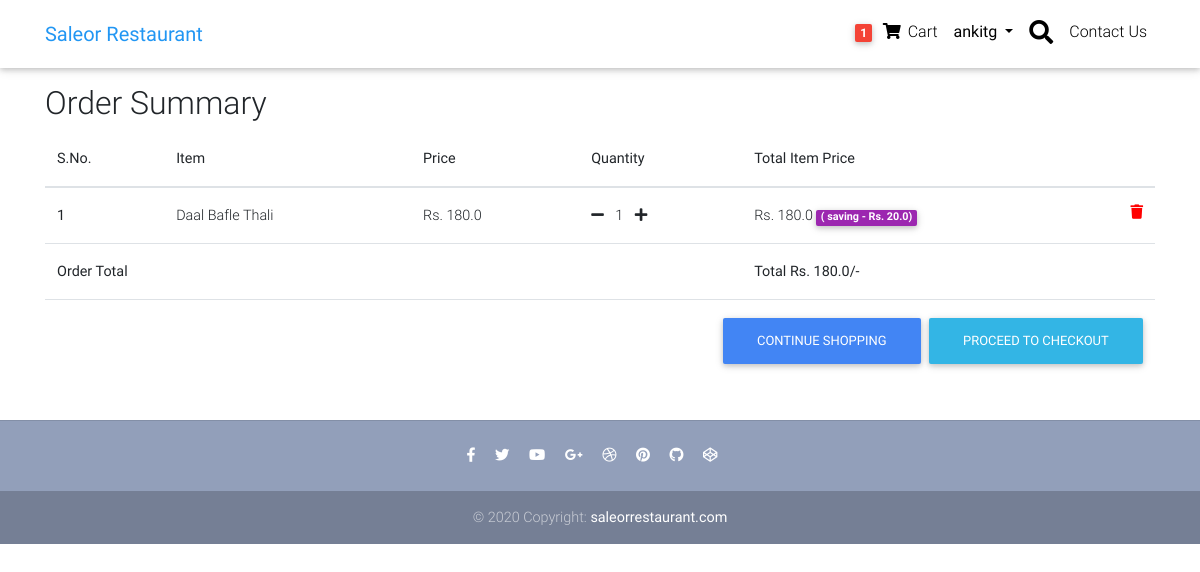
The app's page /order-summary/ (signed in), older data.
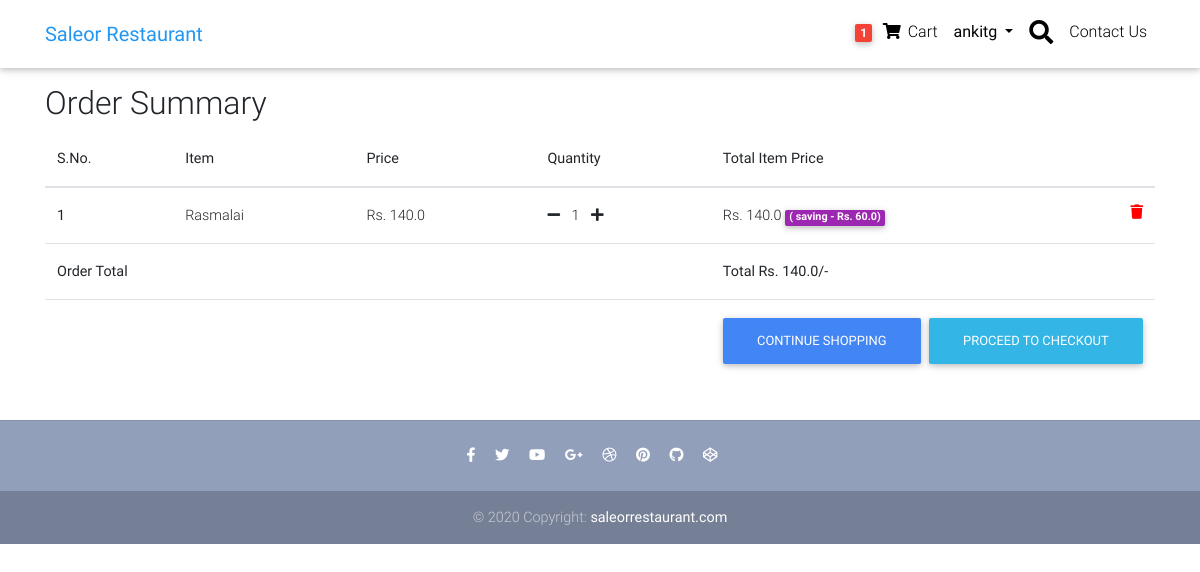
The same page, newer data.
### restaurant/models.py (models this page shows, shortened)
class OrderItem(models.Model):
    user = models.ForeignKey(settings.AUTH_USER_MODEL, on_delete=models.CASCADE)
    item = models.ForeignKey(Item, on_delete=models.CASCADE)
    cartitem = models.IntegerField(default=1)
    ordered = models.BooleanField(default=False)
    def get_total_item_price(self):
        return self.cartitem * self.item.price
    def get_total_item_discount_price(self):
        return self.cartitem * self.item.discount_price
    def save_on_bill(self):
        return self.get_total_item_price() - self.get_total_item_discount_price()
    def get_final_price(self):
        if self.item.discount_price:
            return self.get_total_item_discount_price()
        return self.get_total_item_price()

class Item(models.Model):
    title = models.CharField(max_length=100)
    price = models.FloatField()
    discount_price = models.FloatField(blank=True, null=True)
    veg_or_nonveg = models.CharField(choices=dish_type, max_length=20)
    quantity = models.CharField(choices=quantity, max_length=20)
    image_url = models.URLField()
    slug = models.SlugField()

class Order(models.Model):
    user = models.ForeignKey(settings.AUTH_USER_MODEL, on_delete=models.CASCADE)
    ref_code = models.CharField(max_length=20, blank=True, null=True)
    items = models.ManyToManyField(OrderItem)
    order_date = models.DateTimeField()
    ordered = models.BooleanField(default=False)
    billing_address = models.ForeignKey('BillingAddress', on_delete=models.SET_NULL, blank=True, null=True)
    payment = models.ForeignKey('Payment', on_delete=models.SET_NULL, blank=True, null=True)
    paytm_payment_id = models.CharField(max_length=100, null=True, blank=True)
    coupon = models.ForeignKey('Coupon', on_delete=models.SET_NULL, blank=True, null=True)
    status = models.CharField(max_length=50, choices=order_status, default='not_accepted')
    refund_requested = models.BooleanField(default=False)
    refund_granted = models.BooleanField(default=False)
    refund_completed = models.BooleanField(default=False)
    def get_total(self):
        total = 0
        for order_item in self.items.all():
            total += order_item.get_final_price()
        if self.coupon:
            total -= self.coupon.amount
        return total

### restaurant/views.py (the view)
# urls.py: path('order-summary/', views.OrderSummaryView.as_view(), name="order-summary"),
class OrderSummaryView(LoginRequiredMixin, View):
    def get(self, *args, **kwargs):
        try:
            order = Order.objects.get(user=self.request.user, ordered=False)
            return render(self.request, 'restaurant/order-summary.html', {'object': order})
        except ObjectDoesNotExist:
            messages.warning(self.request, "Your cart is empty")
            return redirect('/')
        return render(self.request, 'restaurant/order-summary.html')

### restaurant/templatetags/cart_template_tags.py (called while the page is built)
@register.filter
def cart_item_count(user):
    if user.is_authenticated:
        queryset = Order.objects.filter(user=user, ordered=False)
        if queryset.exists():
            return queryset[0].items.count()
    return 0

### templates/restaurant/order-summary.html (shortened to what this page needs)
{% extends 'base.html' %}
{% block body %}
{% load static %}
<main>
    <div class="container">
        <div class="table-responsive text-nowrap">
            <table class="table">
                <thead>
                    <tr>
                        <th scope="col">S.No.</th>
                        <th scope="col">Item</th>
                        <th scope="col">Price</th>
                        <th scope="col">Quantity</th>
                        <th scope="col">Total Item Price</th>
                    </tr>
                </thead>
                <tbody>
                    <h2 class="mt-3">Order Summary</h2>
                    {% for order_item in object.items.all %}
                    <tr>
                        <th scope="row">{{forloop.counter}}</th>
                        <td>{{order_item.item.title}}</td>
                        <td>Rs. {% if order_item.item.discount_price %}
                            {{order_item.item.discount_price}}
                            {% else %}
                            {{order_item.item.price}}
                            {% endif %}</td>
                        <td><a href="{% url 'restaurant:remove_single_item_from_cart' order_item.item.slug %}"><i class="fa fa-minus mr-2" aria-hidden="true"></i></a>
                            {{order_item.cartitem}}
                            <a href="{% url 'restaurant:add-to-cart' order_item.item.slug %}"><i class="fa fa-plus ml-2" aria-hidden="true"></i></a>
                        </td>
                        <td>Rs.
                            {% if order_item.item.discount_price %}
                            {{order_item.get_total_item_discount_price}}
                            <span class="badge purple mr-1">( saving - Rs. {{order_item.save_on_bill}})</span>
                            {% else %}
                            {{order_item.get_total_item_price}}
                            {% endif %}
                        <a href="{% url 'restaurant:remove-from-cart' order_item.item.slug %}">
                            <i style="color: red;" class="fa fa-trash float-right" aria-hidden="true"></i>
                        </a>
                        </td>
                    </tr>
                    {% endfor %}
                    {% if object.items.all.count != 0 %}
                    <tr>
                        <td colspan="4"><b>Order Total</b></td>
                        <td><strong>Total Rs. {{object.get_total}}/-</strong></td>
                    </tr>
                    {%endif %}
                    {% if object.get_total > 1 %}
                    <tr>
                        <td colspan="5">
                            <a href="/checkout" class="btn btn-info float-right ml-2">Proceed to Checkout</a>
                            <a href="/" class="btn btn-primary float-right">Continue Shopping</a>
                        </td>
                    </tr>
                    {% endif %}
                </tbody>
            </table>
        </div>
    </div>
</main>
{% endblock body %}

Row changes from the older to the newer data that the page shows:
no longer on this page (row edited): OrderItem: item "Daal Bafle Thali", item.discount_price "180.0", cartitem "1", get_total_item_discount_price "180.0", save_on_bill "20.0"
no longer on this page (row edited): Order: get_total "180.0"
added OrderItem: item "Rasmalai", item.discount_price "140.0", cartitem "1", get_total_item_discount_price "140.0", save_on_bill "60.0"
added Order: get_total "140.0"
